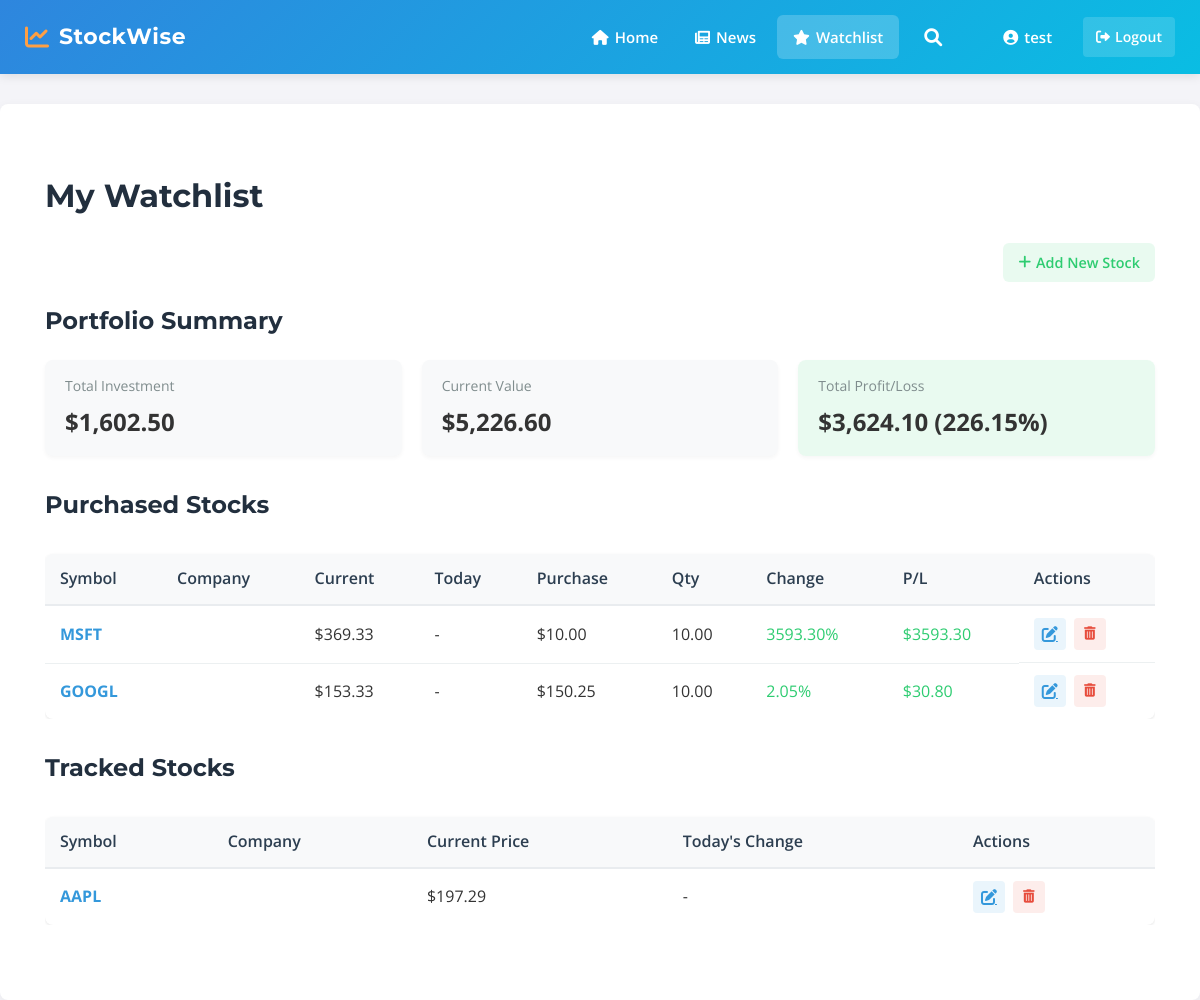
The app's page /watchlist/ (signed in) with its own data.
### stocks/models.py (models this page shows, shortened)
class WatchlistItem(models.Model):
    TRACKING_TYPES = (
        ('TRACKING', 'Just Tracking'),
        ('PURCHASED', 'Purchased'),
    )
    watchlist = models.ForeignKey(Watchlist, on_delete=models.CASCADE, related_name='items')
    symbol = models.CharField(max_length=10)
    tracking_type = models.CharField(max_length=10, choices=TRACKING_TYPES, default='TRACKING')
    purchase_price = models.DecimalField(max_digits=10, decimal_places=2, null=True, blank=True)
    purchase_quantity = models.DecimalField(max_digits=10, decimal_places=2, null=True, blank=True)
    purchase_date = models.DateField(null=True, blank=True)
    last_price = models.DecimalField(max_digits=10, decimal_places=2, null=True, blank=True)
    last_price_check = models.DateTimeField(null=True, blank=True)
    notes = models.TextField(blank=True, null=True)
    created_at = models.DateTimeField(auto_now_add=True)
    updated_at = models.DateTimeField(auto_now=True)
    class Meta:
        unique_together = ('watchlist', 'symbol')
        ordering = ['-created_at']
    @property
    def total_investment(self):
        if self.purchase_price and self.purchase_quantity:
            return self.purchase_price * self.purchase_quantity
        return None
    @property
    def current_value(self):
        if self.last_price and self.purchase_quantity:
            return self.last_price * self.purchase_quantity
        return None
    @property
    def profit_loss(self):
        if self.current_value is not None and self.total_investment is not None:
            return self.current_value - self.total_investment
        return None
    @property
    def percent_change(self):
        if self.purchase_price and self.last_price and self.purchase_price > 0:
            return ((self.last_price - self.purchase_price) / self.purchase_price) * 100
        return None

### stocks/views.py (the view, shortened to what this page needs)
# urls.py: path('watchlist/', views.watchlist, name='watchlist'),
@login_required
def watchlist(request: HttpRequest):
    watchlist, _created = Watchlist.objects.get_or_create(user=request.user) # Prefix unused 'created'
    items = watchlist.items.all()
    purchased_items = []
    tracked_items = []
    total_investment = Decimal('0.00')
    total_current_value = Decimal('0.00')
    for item in items:
        should_update = (not item.last_price_check or
                       (datetime.now().replace(tzinfo=None) - item.last_price_check.replace(tzinfo=None) > timedelta(days=1)))
        try:
            ticker = yf.Ticker(item.symbol)
            info = ticker.info
            name = info.get('shortName', info.get('longName', item.symbol))
            today_data = ticker.history(period='2d')
            if len(today_data) >= 2:
                yesterday_close = today_data['Close'][-2]
                today_close = today_data['Close'][-1]
                daily_change = today_close - yesterday_close
                daily_change_percent = (daily_change / yesterday_close) * 100 if yesterday_close > 0 else 0
            else:
                daily_change = None
                daily_change_percent = None
            item_detail = {
                'item': item,
                'name': name,
                'current_price': item.last_price,
                'daily_change': daily_change,
                'daily_change_percent': daily_change_percent
            }
            if item.tracking_type == 'PURCHASED':
                purchased_items.append(item_detail)
                if item.total_investment:
                    total_investment += item.total_investment
                if item.current_value:
                    total_current_value += item.current_value
            else:
                tracked_items.append(item_detail)
        except Exception as e:
            print(f"Error processing {item.symbol}: {e}")
            item_detail = {
                'item': item,
                'name': item.symbol,
                'current_price': item.last_price,
                'daily_change': None,
                'daily_change_percent': None
            }
            if item.tracking_type == 'PURCHASED':
                purchased_items.append(item_detail)
            else:
                tracked_items.append(item_detail)
    context = {
        'purchased_items': purchased_items,
        'tracked_items': tracked_items,
        'total_investment': total_investment,
        'total_current_value': total_current_value,
    }
    return render(request, 'stocks/watchlist.html', context)

### stocks/templates/stocks/watchlist.html (shortened to what this page needs)
{% extends 'stocks/base.html' %}
{% load humanize %}
{% load stock_tags %}
{% block content %}
<div class="watchlist-container">
    <h1>My Watchlist</h1>
    <div class="watchlist-actions">
        <a href="{% url 'add_to_watchlist' %}" class="btn btn-add-watchlist">
            <i class="fas fa-plus"></i> Add New Stock
        </a>
    </div>
    {% if purchased_items or tracked_items %}
        {% if purchased_items %}
            <div class="portfolio-summary">
                <h2>Portfolio Summary</h2>
                <div class="summary-cards">
                    <div class="summary-card">
                        <div class="card-label">Total Investment</div>
                        <div class="card-value">${{ total_investment|floatformat:2|intcomma }}</div>
                    </div>
                    <div class="summary-card">
                        <div class="card-label">Current Value</div>
                        <div class="card-value">${{ total_current_value|floatformat:2|intcomma }}</div>
                    </div>
                    <div class="summary-card
                        {% if total_current_value > total_investment %}profit{% elif total_current_value < total_investment %}loss{% endif %}">
                        <div class="card-label">Total Profit/Loss</div>
                        <div class="card-value">
                            ${{ total_current_value|subtract:total_investment|floatformat:2|intcomma }}
                            ({{ total_current_value|percent_change:total_investment|floatformat:2 }}%)
                        </div>
                    </div>
                </div>
            </div>
            <h2>Purchased Stocks</h2>
            <div class="watchlist-section">
                <table class="watchlist-table">
                    <thead>
                        <tr>
                            <th>Symbol</th>
                            <th>Company</th>
                            <th>Current</th>
                            <th>Today</th>
                            <th>Purchase</th>
                            <th>Qty</th>
                            <th>Change</th>
                            <th>P/L</th>
                            <th>Actions</th>
                        </tr>
                    </thead>
                    <tbody>
                        {% for detail in purchased_items %}
                            {% with item=detail.item %}
                            <tr>
                                <td class="symbol">
                                    <a href="{% url 'stock_detail' symbol=item.symbol %}">{{ item.symbol }}</a>
                                </td>
                                <td class="name">{{ detail.name }}</td>
                                <td class="current">${{ item.last_price|floatformat:2 }}</td>
                                <td class="today-change
                                    {% if detail.daily_change > 0 %}positive{% elif detail.daily_change < 0 %}negative{% endif %}">
                                    {% if detail.daily_change %}
                                        {{ detail.daily_change|floatformat:2 }} ({{ detail.daily_change_percent|floatformat:2 }}%)
                                    {% else %}
                                        -
                                    {% endif %}
                                </td>
                                <td class="purchase">${{ item.purchase_price|floatformat:2 }}</td>
                                <td class="quantity">{{ item.purchase_quantity|floatformat:2 }}</td>
                                <td class="percent-change
                                    {% if item.percent_change > 0 %}positive{% elif item.percent_change < 0 %}negative{% endif %}">
                                    {{ item.percent_change|floatformat:2 }}%
                                </td>
                                <td class="profit-loss
                                    {% if item.profit_loss > 0 %}positive{% elif item.profit_loss < 0 %}negative{% endif %}">
                                    ${{ item.profit_loss|floatformat:2 }}
                                </td>
                                <td class="actions">
                                    <a href="{% url 'edit_watchlist_item' item_id=item.id %}" class="btn-action btn-edit">
                                        <i class="fas fa-edit"></i>
                                    </a>
                                    <form method="POST" action="{% url 'remove_from_watchlist' item_id=item.id %}"
                                          class="delete-form" onsubmit="return confirm('Are you sure you want to remove {{ item.symbol }} from your watchlist?');">
                                        <button type="submit" class="btn-action btn-delete">
                                            <i class="fas fa-trash-alt"></i>
                                        </button>
                                    </form>
                                </td>
                            </tr>
                            {% endwith %}
                        {% endfor %}
                    </tbody>
                </table>
            </div>
        {% endif %}
        {% if tracked_items %}
            <h2>Tracked Stocks</h2>
            <div class="watchlist-section">
                <table class="watchlist-table">
                    <thead>
                        <tr>
                            <th>Symbol</th>
                            <th>Company</th>
                            <th>Current Price</th>
                            <th>Today's Change</th>
                            <th>Actions</th>
                        </tr>
                    </thead>
                    <tbody>
                        {% for detail in tracked_items %}
                            {% with item=detail.item %}
                            <tr>
                                <td class="symbol">
                                    <a href="{% url 'stock_detail' symbol=item.symbol %}">{{ item.symbol }}</a>
                                </td>
                                <td class="name">{{ detail.name }}</td>
                                <td class="current">${{ item.last_price|floatformat:2 }}</td>
                                <td class="today-change
                                    {% if detail.daily_change > 0 %}positive{% elif detail.daily_change < 0 %}negative{% endif %}">
                                    {% if detail.daily_change %}
                                        {{ detail.daily_change|floatformat:2 }} ({{ detail.daily_change_percent|floatformat:2 }}%)
                                    {% else %}
                                        -
                                    {% endif %}
                                </td>
                                <td class="actions">
                                    <a href="{% url 'edit_watchlist_item' item_id=item.id %}" class="btn-action btn-edit">
                                        <i class="fas fa-edit"></i>
                                    </a>
                                    <form method="POST" action="{% url 'remove_from_watchlist' item_id=item.id %}"
                                          class="delete-form" onsubmit="return confirm('Are you sure you want to remove {{ item.symbol }} from your watchlist?');">
                                        <button type="submit" class="btn-action btn-delete">
                                            <i class="fas fa-trash-alt"></i>
                                        </button>
                                    </form>
                                </td>
                            </tr>
                            {% endwith %}
                        {% endfor %}
                    </tbody>
                </table>
            </div>
        {% endif %}
    {% endif %}
</div>
{% endblock %}

### stocks/templates/stocks/base.html (shortened to what this page needs)
<!DOCTYPE html>
<html lang="en">
<head>
    <link rel="stylesheet" href="https://cdnjs.cloudflare.com/ajax/libs/font-awesome/6.0.0/css/all.min.css">
</head>
<body>
    <header>
        <div class="header-container">
            <a href="{% url 'home' %}" class="logo">
                <i class="fas fa-chart-line logo-icon"></i>
                <span class="logo-text">StockWise</span>
            </a>
            <div style="display: flex; align-items: center;">
                <nav class="nav-menu">
                    <a href="{% url 'home' %}" {% if request.resolver_match.url_name == 'home' %}class="active"{% endif %}>
                        <i class="fas fa-home"></i> Home
                    </a>
                    <a href="{% url 'stock_news' %}" {% if 'stock_news' in request.resolver_match.url_name %}class="active"{% endif %}>
                        <i class="fas fa-newspaper"></i> News
                    </a>
                    {% if user.is_authenticated %}
                    <a href="{% url 'watchlist' %}" {% if request.resolver_match.url_name == 'watchlist' %}class="active"{% endif %}>
                        <i class="fas fa-star"></i> Watchlist
                    </a>
                    {% endif %}
                </nav>
                <div class="header-search-container">
                    <button type="button" id="header-search-toggle" title="Search Stocks">
                        <i class="fas fa-search"></i>
                    </button>
                </div>
                <div class="auth-menu">
                    {% if user.is_authenticated %}
                        <a href="{% url 'account' %}" class="nav-username-link" title="Manage Account">
                            <i class="fas fa-user-circle"></i>
                            {{ user.username }}
                        </a>
                        <a href="{% url 'logout' %}" class="btn btn-logout" style="margin-left: 10px;">
                            <i class="fas fa-sign-out-alt"></i> Logout
                        </a>
                    {% endif %}
                </div>
            </div>
        </div>
    </header>
    <div class="container">
            {% block content %}{% endblock %}
    </div>
</body>
</html>

### records on screen
WatchlistItem: item.symbol "MSFT", item.last_price "369.33", item.purchase_price "10.00", item.purchase_quantity "10.00", item.percent_change "3593.30", item.profit_loss "3593.30"
WatchlistItem: item.symbol "GOOGL", item.last_price "153.33", item.purchase_price "150.25", item.purchase_quantity "10.00", item.percent_change "2.05", item.profit_loss "30.80"
WatchlistItem: item.symbol "AAPL", item.last_price "197.29"

### other values on screen
{{ user.username }} "test"
{{ total_investment|floatformat:2|intcomma }} "1,602.50"
{{ total_current_value|floatformat:2|intcomma }} "5,226.60"
{{ total_current_value|subtract:total_investment|floatformat:2|intcomma }} "3,624.10"
{{ total_current_value|percent_change:total_investment|floatformat:2 }} "226.15"
